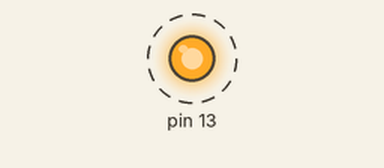
Recording of a sketch running on a simulated Arduino Uno, built with avr-gcc and run on an emulated ATmega328P. On the bench: output pins drawn as LEDs (lit = HIGH). Dashed ring = blinking.

Above: at 0.2 s.
Timing chart, 0 to 3.5 s (numbered marks = the images above):
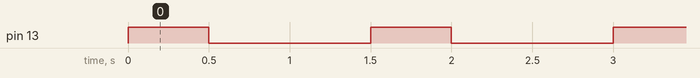

The sketch:

Blinks.ino
```cpp
#include <arduinolib.h>
#include <Blinks.h>

// Create an instance of Blinks class
Blinks blinks(13);

void setup() {

}

void loop() {
	// We don't need delay here, as the type1 method has it's delay
	blinks.type1();
}
```

Measured:
- by itself, pin 13: alternates HIGH for 0.50 s and LOW for 1.0 s
